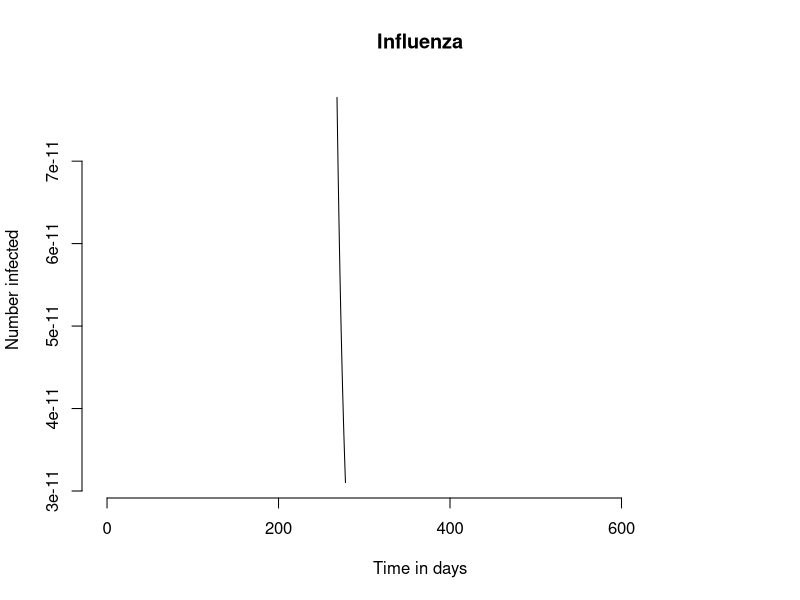

Generate this figure with R:
library(deSolve)                # Load libary to be used for numerical integration

#Initialization of parameters
seivr_params <- list(
  beta.AA = 0.5/3,
  beta.AT = 0.5/3,
  beta.TA = 0.38/3,
  beta.TT = 0.38/3,
  N.A = 100000,
  N.T = 100000,
  ave_lifespan = 70*365,#years
  ave_influenza_duration = 5,#days, from 3 to 7
  ave_incubation_period = 2,#days, from 1 to 4 
  ave_recovery_rate = 10,#days
  ave_vaccination_period = 8,#????September to April
  ave_vaccination_duration = 6*31#months
)

seiv_pre_vax <- within(seivr_params, {
  ave_vaccination_period <- Inf
})

#Initial state
flu_zero <- c(S.A = seivr_params$N.A - 10, E.A = 0, I.A = 10, V.A = 1, R.A = 0,
              S.T = seivr_params$N.T - 21, E.T = 0, I.T = 1, V.T = 20, R.T = 0)

seivr <- function(t, y, params){
  with(c(as.list(y), params),{
    death <- y * (1/ave_lifespan)
    disease_death <- I.A * (1/ave_influenza_duration)
    birth <- sum(death) + disease_death
    
    ##risk averse
    #processes relative to the group
    infection.A <- beta.AA * S.A * I.A / N.A
    contact_susc_to_infectious.A <- beta.AA*I.A
    contact_suscT_to_suscA <- beta.TA*I.T
    incubation.A <- 1 / (ave_incubation_period) * E.A
    recovery.A <- 1 / (ave_recovery_rate) * I.A
    vaccination.A <- 1 / (ave_vaccination_period) * S.A
    immunity_loss.A <- 1 / (ave_vaccination_duration) * V.A
    #change in time
    dS.Adt <- (birth+immunity_loss.A)-(infection.A+vaccination.A+contact_susc_to_infectious.A)#+contact_suscT_to_suscA)
    dE.Adt <- infection.A-incubation.A
    dI.Adt <- incubation.A-recovery.A-disease_death
    dR.Adt <- -recovery.A
    dV.Adt <- vaccination.A-immunity_loss.A
    
    ##risk tolerant
    infection.T <- beta.TT * S.T * I.T / N.T
    contact_susc_to_infectious.T <- beta.TT*I.T
    contact_suscA_to_suscT <- beta.AT*I.A
    incubation.T <- 1 / (ave_incubation_period) * E.T
    recovery.T <- 1 / (ave_recovery_rate) * I.T
    vaccination.T <- 1 / (ave_vaccination_period) * S.T
    immunity_loss.T <- 1 / (ave_vaccination_duration) * V.T
    #change in time
    dS.Tdt <- (birth+immunity_loss.T)-(infection.T+vaccination.T+contact_susc_to_infectious.T)#+contact_suscA_to_suscT)
    dE.Tdt <- infection.T-incubation.T
    dI.Tdt <- incubation.T-recovery.T-disease_death
    dR.Tdt <- recovery.T
    dV.Tdt <- vaccination.T-immunity_loss.T
    return(list(c(dS.Adt,dE.Adt,dI.Adt,dR.Adt,dV.Adt,dS.Tdt,dE.Tdt,dI.Tdt,dR.Tdt,dV.Tdt)-death))
  })
}


time.out <- seq(0, 2*365, 0.1)
# 
# ts_seivr <- tail(data.frame(lsoda(
#   y = flu_zero,               # Initial conditions for population
#   times = time.out,             # Timepoints for evaluation
#   func = seivr,                   # Function to evaluate
#   parms = seivr_params                # Vector of parameters
# )), 100)

ts_seivr <- tail(data.frame(lsoda(
  y = flu_zero,               # Initial conditions for population
  times = time.out,             # Timepoints for evaluation
  func = seivr,                   # Function to evaluate
  parms = seiv_pre_vax                # Vector of parameters
)), 100)

ts_seivr$I.T


plot(ts_seivr$time,               # Time on the x axis
     ts_seivr$I.A,                  # Number infected (I) on the y axis
     xlab = "Time in days",     # Label the x axis
     ylab = "Number infected",  # Label the y axis
     main = "Influenza",    # Plot title
     xlim = c(0, 2*365),           #
     type = "l",                # Use a line plot
     bty = "n")                 # Remove the box around the plot
